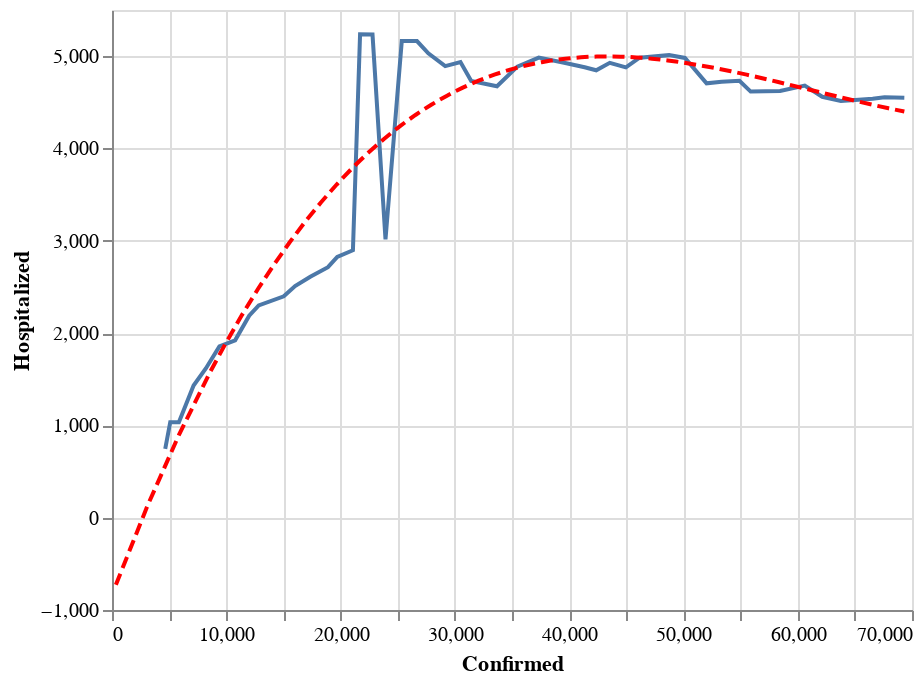

The code cell stored with this chart in its notebook:
### Code cell
state = alt.Chart(data[data['State'] == 'CA'].sort_values('Date').tail(60)).mark_line().encode(
    x='Confirmed:Q',
    y='Hospitalized:Q'
)
reg = state.transform_regression("Confirmed", "Hospitalized", method="poly").mark_line(color='red', strokeDash=[6,3])
(state+reg).interactive()
